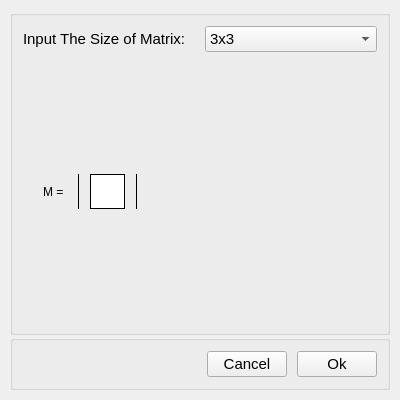
<?xml version="1.0" encoding="UTF-8"?>
<ui version="4.0">
 <class>DataDialog</class>
 <widget class="QWidget" name="DataDialog">
  <property name="windowModality">
   <enum>Qt::ApplicationModal</enum>
  </property>
  <property name="geometry">
   <rect>
    <x>0</x>
    <y>0</y>
    <width>400</width>
    <height>400</height>
   </rect>
  </property>
  <property name="sizePolicy">
   <sizepolicy hsizetype="Fixed" vsizetype="Fixed">
    <horstretch>0</horstretch>
    <verstretch>0</verstretch>
   </sizepolicy>
  </property>
  <property name="minimumSize">
   <size>
    <width>400</width>
    <height>400</height>
   </size>
  </property>
  <property name="maximumSize">
   <size>
    <width>400</width>
    <height>400</height>
   </size>
  </property>
  <property name="font">
   <font/>
  </property>
  <property name="windowTitle">
   <string>Enter Matrix</string>
  </property>
  <layout class="QGridLayout" name="gridLayout" rowstretch="1,0">
   <property name="leftMargin">
    <number>10</number>
   </property>
   <property name="topMargin">
    <number>10</number>
   </property>
   <property name="rightMargin">
    <number>10</number>
   </property>
   <property name="bottomMargin">
    <number>10</number>
   </property>
   <property name="spacing">
    <number>0</number>
   </property>
   <item row="0" column="0">
    <widget class="QGroupBox" name="GBMatrix">
     <property name="title">
      <string/>
     </property>
     <layout class="QGridLayout" name="gridLayout_2" rowstretch="0,1">
      <property name="leftMargin">
       <number>10</number>
      </property>
      <property name="topMargin">
       <number>10</number>
      </property>
      <property name="rightMargin">
       <number>10</number>
      </property>
      <property name="bottomMargin">
       <number>10</number>
      </property>
      <property name="spacing">
       <number>10</number>
      </property>
      <item row="0" column="2">
       <widget class="QComboBox" name="CBMatrixSize">
        <property name="font">
         <font>
          <pointsize>11</pointsize>
         </font>
        </property>
        <item>
         <property name="text">
          <string>3x3</string>
         </property>
        </item>
        <item>
         <property name="text">
          <string>4x4</string>
         </property>
        </item>
        <item>
         <property name="text">
          <string>5x5</string>
         </property>
        </item>
        <item>
         <property name="text">
          <string>6x6</string>
         </property>
        </item>
        <item>
         <property name="text">
          <string>7x7</string>
         </property>
        </item>
       </widget>
      </item>
      <item row="0" column="1">
       <widget class="QLabel" name="LMatrixSize">
        <property name="font">
         <font>
          <pointsize>11</pointsize>
         </font>
        </property>
        <property name="text">
         <string>Input The Size of Matrix:</string>
        </property>
       </widget>
      </item>
      <item row="1" column="1" colspan="2">
       <layout class="QGridLayout" name="GLMatrixView" columnstretch="0,0,0,0,0,0">
        <property name="sizeConstraint">
         <enum>QLayout::SetNoConstraint</enum>
        </property>
        <property name="spacing">
         <number>10</number>
        </property>
        <item row="0" column="3">
         <spacer name="verticalSpacer">
          <property name="orientation">
           <enum>Qt::Vertical</enum>
          </property>
          <property name="sizeType">
           <enum>QSizePolicy::Preferred</enum>
          </property>
          <property name="sizeHint" stdset="0">
           <size>
            <width>0</width>
            <height>0</height>
           </size>
          </property>
         </spacer>
        </item>
        <item row="1" column="2">
         <widget class="Line" name="line">
          <property name="sizePolicy">
           <sizepolicy hsizetype="Fixed" vsizetype="Minimum">
            <horstretch>0</horstretch>
            <verstretch>0</verstretch>
           </sizepolicy>
          </property>
          <property name="frameShadow">
           <enum>QFrame::Plain</enum>
          </property>
          <property name="orientation">
           <enum>Qt::Vertical</enum>
          </property>
         </widget>
        </item>
        <item row="1" column="4">
         <widget class="Line" name="line_2">
          <property name="frameShadow">
           <enum>QFrame::Plain</enum>
          </property>
          <property name="orientation">
           <enum>Qt::Vertical</enum>
          </property>
         </widget>
        </item>
        <item row="1" column="3">
         <widget class="QTableWidget" name="TWMatrix">
          <property name="sizePolicy">
           <sizepolicy hsizetype="Fixed" vsizetype="Fixed">
            <horstretch>0</horstretch>
            <verstretch>0</verstretch>
           </sizepolicy>
          </property>
          <property name="minimumSize">
           <size>
            <width>35</width>
            <height>35</height>
           </size>
          </property>
          <property name="maximumSize">
           <size>
            <width>35</width>
            <height>35</height>
           </size>
          </property>
          <property name="frameShape">
           <enum>QFrame::Panel</enum>
          </property>
          <property name="frameShadow">
           <enum>QFrame::Plain</enum>
          </property>
          <property name="verticalScrollBarPolicy">
           <enum>Qt::ScrollBarAlwaysOff</enum>
          </property>
          <property name="horizontalScrollBarPolicy">
           <enum>Qt::ScrollBarAlwaysOff</enum>
          </property>
          <property name="autoScroll">
           <bool>false</bool>
          </property>
          <property name="rowCount">
           <number>1</number>
          </property>
          <property name="columnCount">
           <number>1</number>
          </property>
          <attribute name="horizontalHeaderVisible">
           <bool>false</bool>
          </attribute>
          <attribute name="horizontalHeaderMinimumSectionSize">
           <number>35</number>
          </attribute>
          <attribute name="horizontalHeaderDefaultSectionSize">
           <number>35</number>
          </attribute>
          <attribute name="horizontalHeaderHighlightSections">
           <bool>false</bool>
          </attribute>
          <attribute name="verticalHeaderVisible">
           <bool>false</bool>
          </attribute>
          <attribute name="verticalHeaderMinimumSectionSize">
           <number>35</number>
          </attribute>
          <attribute name="verticalHeaderDefaultSectionSize">
           <number>35</number>
          </attribute>
          <attribute name="verticalHeaderHighlightSections">
           <bool>false</bool>
          </attribute>
          <row/>
          <column/>
         </widget>
        </item>
        <item row="1" column="1">
         <widget class="QLabel" name="label">
          <property name="sizePolicy">
           <sizepolicy hsizetype="Fixed" vsizetype="Preferred">
            <horstretch>0</horstretch>
            <verstretch>0</verstretch>
           </sizepolicy>
          </property>
          <property name="text">
           <string>M = </string>
          </property>
         </widget>
        </item>
        <item row="1" column="5">
         <spacer name="horizontalSpacer">
          <property name="orientation">
           <enum>Qt::Horizontal</enum>
          </property>
          <property name="sizeType">
           <enum>QSizePolicy::Expanding</enum>
          </property>
          <property name="sizeHint" stdset="0">
           <size>
            <width>0</width>
            <height>0</height>
           </size>
          </property>
         </spacer>
        </item>
        <item row="2" column="3">
         <spacer name="verticalSpacer_2">
          <property name="orientation">
           <enum>Qt::Vertical</enum>
          </property>
          <property name="sizeType">
           <enum>QSizePolicy::Preferred</enum>
          </property>
          <property name="sizeHint" stdset="0">
           <size>
            <width>0</width>
            <height>0</height>
           </size>
          </property>
         </spacer>
        </item>
        <item row="1" column="0">
         <spacer name="horizontalSpacer_3">
          <property name="orientation">
           <enum>Qt::Horizontal</enum>
          </property>
          <property name="sizeType">
           <enum>QSizePolicy::Fixed</enum>
          </property>
          <property name="sizeHint" stdset="0">
           <size>
            <width>20</width>
            <height>0</height>
           </size>
          </property>
         </spacer>
        </item>
       </layout>
      </item>
     </layout>
    </widget>
   </item>
   <item row="1" column="0">
    <widget class="QGroupBox" name="GBCommandButtons">
     <property name="enabled">
      <bool>true</bool>
     </property>
     <property name="title">
      <string/>
     </property>
     <layout class="QGridLayout" name="gridLayout_4">
      <property name="leftMargin">
       <number>10</number>
      </property>
      <property name="topMargin">
       <number>10</number>
      </property>
      <property name="rightMargin">
       <number>10</number>
      </property>
      <property name="bottomMargin">
       <number>10</number>
      </property>
      <property name="horizontalSpacing">
       <number>10</number>
      </property>
      <property name="verticalSpacing">
       <number>0</number>
      </property>
      <item row="0" column="1">
       <widget class="QPushButton" name="pBtnCancel">
        <property name="sizePolicy">
         <sizepolicy hsizetype="Fixed" vsizetype="Fixed">
          <horstretch>0</horstretch>
          <verstretch>0</verstretch>
         </sizepolicy>
        </property>
        <property name="font">
         <font>
          <pointsize>11</pointsize>
         </font>
        </property>
        <property name="text">
         <string>Cancel</string>
        </property>
       </widget>
      </item>
      <item row="0" column="0">
       <spacer name="horizontalSpacer_2">
        <property name="orientation">
         <enum>Qt::Horizontal</enum>
        </property>
        <property name="sizeHint" stdset="0">
         <size>
          <width>0</width>
          <height>20</height>
         </size>
        </property>
       </spacer>
      </item>
      <item row="0" column="2">
       <widget class="QPushButton" name="pBtnOk">
        <property name="font">
         <font>
          <pointsize>11</pointsize>
         </font>
        </property>
        <property name="text">
         <string>Ok</string>
        </property>
       </widget>
      </item>
     </layout>
    </widget>
   </item>
  </layout>
 </widget>
 <resources/>
 <connections/>
</ui>
